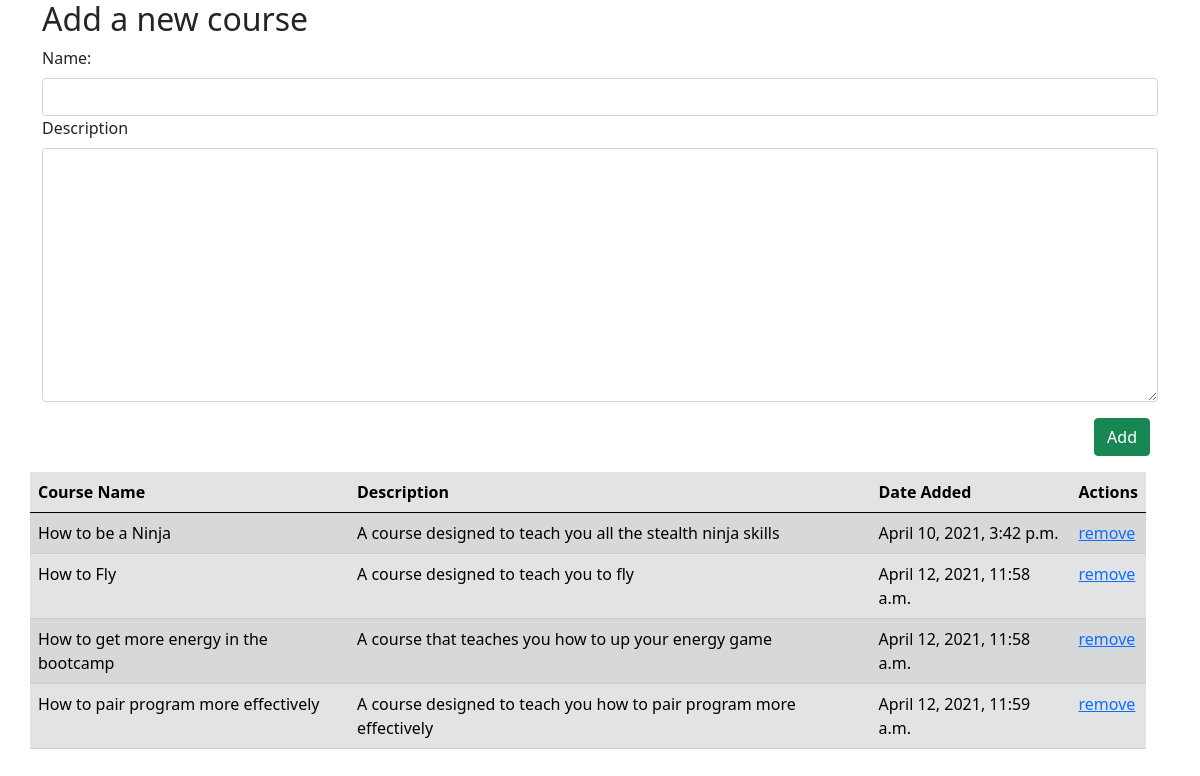
The page / on the database its author committed.
### courses_app/models.py (models this page shows)
class Course(models.Model):
    name= models.CharField(max_length = 255)
    description= models.TextField()
    created_at= models.DateTimeField(auto_now_add=True)
    updated_at= models.DateTimeField(auto_now=True)
    objects = CourseManager()

### courses_app/views.py (the view)
# urls.py: path('', views.index),
def index(request):
    courses= Course.objects.all()
    context = {
        "courses": courses
    }
    return render(request, 'index.html', context)

### courses_app/templates/index.html (shortened to what this page needs)
<!DOCTYPE html>
<html lang="en">
<head>
    <link href="https://cdn.jsdelivr.net/npm/bootstrap@5.0.0-beta3/dist/css/bootstrap.min.css" rel="stylesheet">
</head>
<body>
    <div class="container">
        <div class="row">
            <h2>Add a new course</h2>
            <form action= "{% url 'addCourse' %}" method="POST" class="form-group">
                <div class="mb-3">
                    <label for="name" class="form-label">Name:</label>
                    <input type="text" name="name" class="form-control">
                    <label for="description" class="form-label">Description</label>
                    <textarea name="description" class="form-control" cols="30" rows="10"></textarea>
                </div>
                <div class="d-grid gap-2 d-md-flex justify-content-md-end">
                <button type="submit" class="btn btn-success me-md-2">Add</button>
            </form>
        </div>
        <div class="row mt-3">
            <table class="table table-secondary table-striped table-hover">
                <thead>
                    <tr>
                        <th>Course Name</th>
                        <th>Description</th>
                        <th>Date Added</th>
                        <th>Actions</th>
                    </tr>
                </thead>
                <tbody>
                {% for course in courses %}
                    <tr>
                        <td>{{course.name}}</td>
                        <td>{{course.description}}</td>
                        <td>{{course.created_at}}</td>
                        <td><a href="{% url 'deleteCourse' courseId=course.id %}">remove</a></td>
                    </tr>
                {% endfor %}
                </tbody>
            </table>
        </div>
    </div>
</body>
</html>

### rows shown on the page
Course: name "How to be a Ninja", description "A course designed to teach you all the stealth ninja skills", created_at "April 10, 2021, 3:42 p.m."
Course: name "How to Fly", description "A course designed to teach you to fly", created_at "April 12, 2021, 11:58 a.m."
Course: name "How to get more energy in the bootcamp", description "A course that teaches you how to up your energy game", created_at "April 12, 2021, 11:58 a.m."
Course: name "How to pair program more effectively", description "A course designed to teach you how to pair program more effectively", created_at "April 12, 2021, 11:59 a.m."
